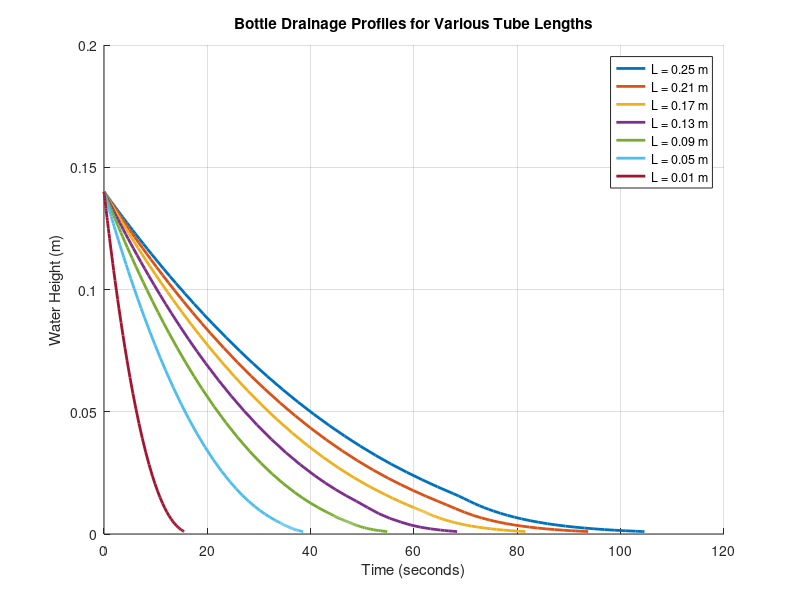

Here is the MATLAB script that generated this plot:
function mte_352_project()

    % Constants
    g = 9.81;
    rho = 998;
    mu = 0.001002;
    
    d_tube = 0.00525;
    D = 0.110;
    
    epsilon = 1e-6;
    K_entrance = 0;
    acceleration_term = 0;
    
    % Structure for drain function
    p.g = g;
    p.rho = rho;
    p.mu = mu;
    p.d = d_tube;
    p.D = D;
    p.eps = epsilon;
    p.K = K_entrance;
    p.acceleration_term = acceleration_term;

    L_values = 0.25:-0.04:0.01;
    
    h0 = 0.14;
    t_span = [0 120];

    options = odeset('RelTol', 1e-5, 'AbsTol', 1e-6, 'Events', @detectEmpty);

    figure(1); clf; hold on;
    colors = lines(length(L_values));
    
    fprintf('Tube Length (m) | Total Time (s) | Laminar Fraction\n');
    fprintf('---------------------------------------------------\n');

    for i = 1:length(L_values)
        p.L = L_values(i);
        
        [t, h] = ode45(@(t, h) make_ode(h, p), t_span, h0, options);

        % Calculate all reynolds numbers
        Re = zeros(size(h));
        for k = 1:length(h)
            Re(k) = calculate_Re(h(k), p);
        end

        % find index where it switches from turbulent to laminar(Re <2300)
        idx_laminar = find(Re < 2300, 1);

        time_laminar = t(end) - t(idx_laminar);

        laminar_fraction = time_laminar / t(end);

        plot(t, h, 'LineWidth', 2, 'Color', colors(i,:), ...
             'DisplayName', sprintf('L = %.2f m', p.L));
        
        fprintf('     %.2f       |     %.2f     |      %.2f\n', p.L, t(end), laminar_fraction);
    end

    grid on;
    xlabel('Time (seconds)');
    ylabel('Water Height (m)');
    title('Bottle Drainage Profiles for Various Tube Lengths');
    legend('show');
    hold off;
end

function V = get_velocity(h, p)
    % Initial guess for velocity with no friction loss
    denom = p.acceleration_term + p.K;
    if (denom == 0)
        denom = 1e-8;
    end
    V = sqrt((2 * p.g * h) / denom);
    
    tol = 1e-8;
    max_iter = 50;
    err = 1;
    iter = 0;
    
    % Iterate to find the correct velocity for a given height
    while err > tol && iter < max_iter
        V_old = V;
        
        Re = (p.rho * V * p.d) / p.mu;
        
        if Re < 2300
            f = 64 / max(Re, 0.1); 
        else
            term1 = (p.eps / p.d) / 3.7;
            term2 = 6.9 / Re;
            f = ( -1.8 * log10(term1^1.11 + term2) )^(-2);
        end
        
        denominator = p.K + p.acceleration_term + f * (p.L / p.d);
        V = sqrt( (2 * p.g * h) / denominator );
        
        err = abs(V - V_old);
        iter = iter + 1;
    end
end

function Re = calculate_Re(h, p)
    h = max(0, h);
    V = get_velocity(h, p);
    Re = p.rho * V * p.d / p.mu;
end

function dh_dt = make_ode(h, p)
    h = max(0, h); 
    V = get_velocity(h, p);
    dh_dt = -(p.d / p.D)^2 * V;
end

function [value, isterminal, direction] = detectEmpty(t, h)
    value = h - 1e-3;
    isterminal = 1;
    direction = -1;
end
